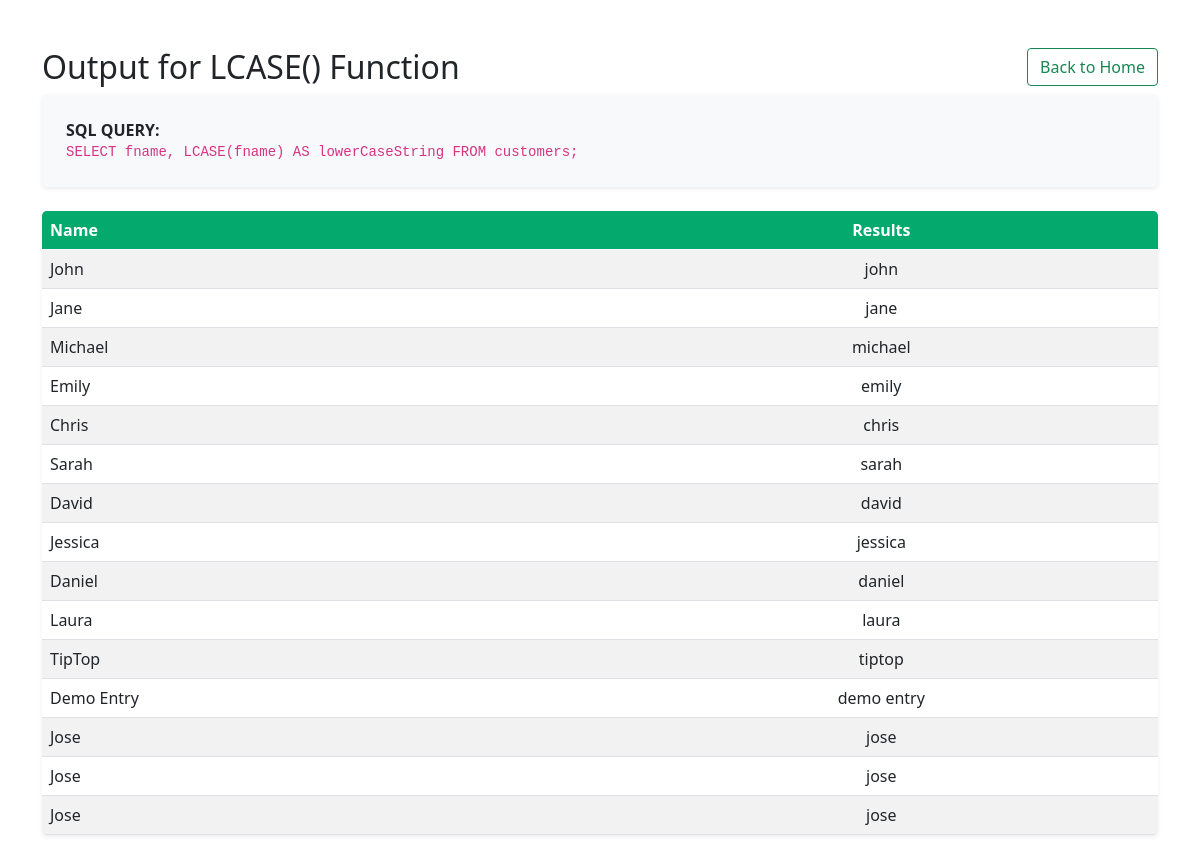
/String_Functions/LCASE_func.php, run on the app's committed database.
### tables this page shows
CREATE TABLE `customers` (
  `userID` int(11) NOT NULL,
  `fname` varchar(100) NOT NULL,
  `lname` varchar(100) NOT NULL,
  `email` varchar(100) NOT NULL
);

### String_Functions/LCASE_func.php (the view, shortened to what this page needs)
<?php
include '../db.php';
$sql = "SELECT fname,  LCASE(fname) AS lowerCaseString FROM customers;";
$result = $conn->query($sql);
?>
<head>
    <link href="https://cdn.jsdelivr.net/npm/bootstrap@5.0.2/dist/css/bootstrap.min.css" rel="stylesheet">
</head>
<body>
<div class='container mt-5'>
<div class= d-flex justify-content-between align-items-center mb-4>
<h2>Output for LCASE() Function</h2>
<div class=ms-auto><a class='btn btn-outline-success' href='../index.php'>Back to Home</a></div>
</div>
<div class="p-4 rounded-3 mb-4 shadow-sm" style="background-color: #f8f9fa;">
    <p class="mb-0"><strong>SQL QUERY:</strong>
    <br><code><?php echo $sql?></code></p>
</div>
<table class='table table-striped table-hover rounded-3 overflow-hidden shadow-sm'>
    <thead style='background-color:#04AA6D; color:white'>
        <tr>
            <th class=text-start>Name</th>
            <th class=text-center>Results</th>
        </tr>
    </thead>
<?php
if ($result->num_rows > 0) {
    while($row = $result->fetch_assoc()) {
        echo "<tr>";
        echo "<td class='text-start'>" . htmlspecialchars($row["fname"]) . "</td>";
        echo "<td class='text-center'>" . $row["lowerCaseString"] . "</td>";
        echo "</tr>";
    }
} else {
    echo "<tr><td colspan='2'>0 results found or query failed.</td></tr>";
}
echo "</table>";
echo "</div>";
?>
</body>

### data on the page
customers: fname "John", lowerCaseString "john"
customers: fname "Jane", lowerCaseString "jane"
customers: fname "Michael", lowerCaseString "michael"
customers: fname "Emily", lowerCaseString "emily"
customers: fname "Chris", lowerCaseString "chris"
customers: fname "Sarah", lowerCaseString "sarah"
customers: fname "David", lowerCaseString "david"
customers: fname "Jessica", lowerCaseString "jessica"
customers: fname "Daniel", lowerCaseString "daniel"
customers: fname "Laura", lowerCaseString "laura"
customers: fname "TipTop", lowerCaseString "tiptop"
customers: fname "Demo Entry", lowerCaseString "demo entry"
customers: fname "Jose", lowerCaseString "jose"
customers: fname "Jose", lowerCaseString "jose"
customers: fname "Jose", lowerCaseString "jose"

### other printed values
$sql "SELECT fname, LCASE(fname) AS lowerCaseString FROM customers;"
